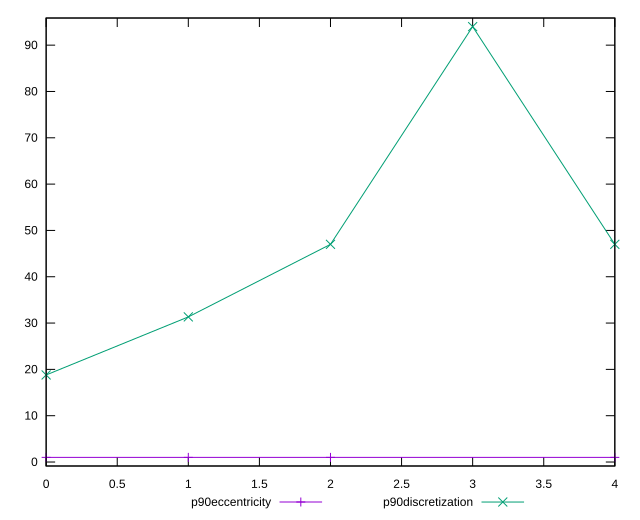

Recreate this plot in gnuplot.
reset

$p90Eccentricity <<EOF
0 0.9999999999999988
1 0.9999999999999997
2 1.0000000000000002
4 0.9999999999999976
EOF

$p90Discretization <<EOF
0 18.8
1 31.333333333333332
2 47
3 94
4 47
EOF

set key outside below
set xrange [0:4]
set yrange [-0.8600000000000025:95.86]
set trange [-0.8600000000000025:95.86]
set terminal svg size 640, 520 enhanced background rgb 'white'
set output "report_00017_2021-02-10T15-08-03.406Z/unminified-javascript/progression/eccentricity.svg"

plot $p90Eccentricity title "p90eccentricity" with linespoints, \
     $p90Discretization title "p90discretization" with linespoints

reset
